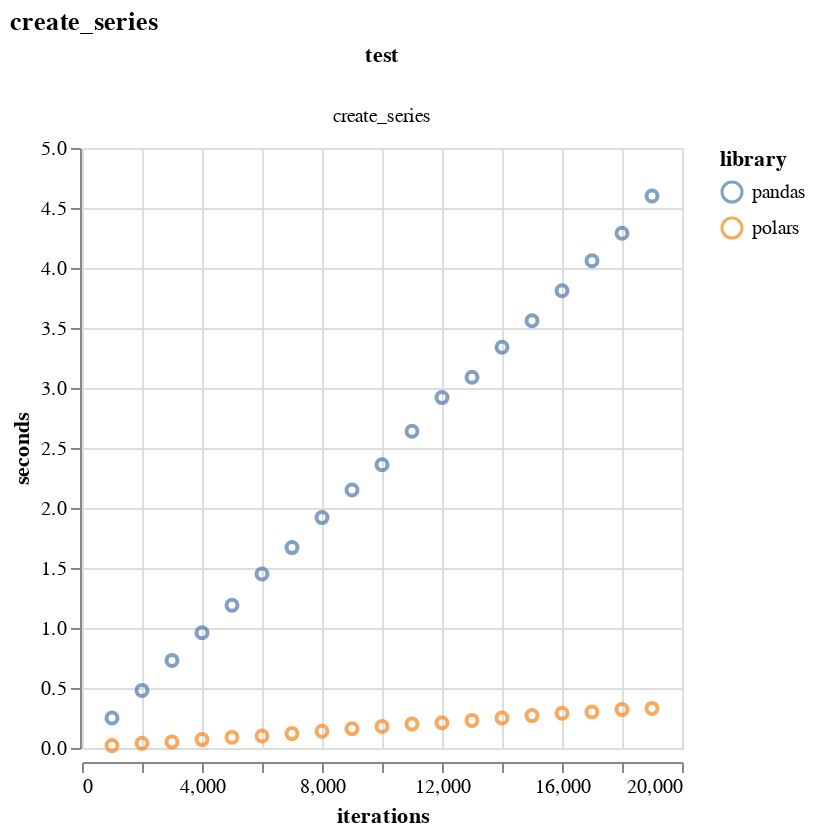

Notebook cell for this chart:
### Markdown cell above
### Plot Results

### Code cell
benchmark_df = pd.read_csv("benchmark_output.csv")
test_dict = {
    "create_series": {}
}

x_name = 'iterations'
y_name = 'seconds'

charts = []
for test_name in test_dict:  # One chart for each test
    chart = alt.Chart(benchmark_df).mark_point().encode(
        x=x_name,
        y=y_name,
        color='library:N',  # Color by library
    ).facet(
        column='test:N',  # Facet by test
        title=test_name
    )
    charts.append(chart)

combined_chart = alt.vconcat(*charts)  # Use vconcat for vertical concatenation
combined_chart.display()

### Figure 1 — Vega-Lite specification as saved in the notebook (floating-point values rounded to 4 significant figures)
{"config": {"view": {"continuousWidth": 300, "continuousHeight": 300}}, "vconcat": [{"facet": {"column": {"field": "test", "type": "nominal"}}, "spec": {"mark": {"type": "point"}, "encoding": {"color": {"field": "library", "type": "nominal"}, "x": {"field": "iterations", "type": "quantitative"}, "y": {"field": "seconds", "type": "quantitative"}}}, "title": "create_series"}], "data": {"name": "data-2c193643206ac9b313cbe0b2f1d36ad5"}, "$schema": "https://vega.github.io/schema/vega-lite/v5.16.3.json", "datasets": {"data-2c193643206ac9b313cbe0b2f1d36ad5": [{"Unnamed: 0": 0, "library": "pandas", "test": "create_series", "iterations": 1000, "seconds": 0.25}, {"Unnamed: 0": 1, "library": "polars", "test": "create_series", "iterations": 1000, "seconds": 0.02}, {"Unnamed: 0": 2, "library": "pandas", "test": "create_series", "iterations": 2000, "seconds": 0.48}, {"Unnamed: 0": 3, "library": "polars", "test": "create_series", "iterations": 2000, "seconds": 0.04}, {"Unnamed: 0": 4, "library": "pandas", "test": "create_series", "iterations": 3000, "seconds": 0.73}, {"Unnamed: 0": 5, "library": "polars", "test": "create_series", "iterations": 3000, "seconds": 0.05}, {"Unnamed: 0": 6, "library": "pandas", "test": "create_series", "iterations": 4000, "seconds": 0.96}, {"Unnamed: 0": 7, "library": "polars", "test": "create_series", "iterations": 4000, "seconds": 0.07}, {"Unnamed: 0": 8, "library": "pandas", "test": "create_series", "iterations": 5000, "seconds": 1.19}, {"Unnamed: 0": 9, "library": "polars", "test": "create_series", "iterations": 5000, "seconds": 0.09}, {"Unnamed: 0": 10, "library": "pandas", "test": "create_series", "iterations": 6000, "seconds": 1.45}, {"Unnamed: 0": 11, "library": "polars", "test": "create_series", "iterations": 6000, "seconds": 0.1}, {"Unnamed: 0": 12, "library": "pandas", "test": "create_series", "iterations": 7000, "seconds": 1.67}, {"Unnamed: 0": 13, "library": "polars", "test": "create_series", "iterations": 7000, "seconds": 0.12}, {"Unnamed: 0": 14, "library": "pandas", "test": "create_series", "iterations": 8000, "seconds": 1.92}, {"Unnamed: 0": 15, "library": "polars", "test": "create_series", "iterations": 8000, "seconds": 0.14}, {"Unnamed: 0": 16, "library": "pandas", "test": "create_series", "iterations": 9000, "seconds": 2.15}, {"Unnamed: 0": 17, "library": "polars", "test": "create_series", "iterations": 9000, "seconds": 0.16}, {"Unnamed: 0": 18, "library": "pandas", "test": "create_series", "iterations": 10000, "seconds": 2.36}, {"Unnamed: 0": 19, "library": "polars", "test": "create_series", "iterations": 10000, "seconds": 0.18}, {"Unnamed: 0": 20, "library": "pandas", "test": "create_series", "iterations": 11000, "seconds": 2.64}, {"Unnamed: 0": 21, "library": "polars", "test": "create_series", "iterations": 11000, "seconds": 0.2}, {"Unnamed: 0": 22, "library": "pandas", "test": "create_series", "iterations": 12000, "seconds": 2.92}, {"Unnamed: 0": 23, "library": "polars", "test": "create_series", "iterations": 12000, "seconds": 0.21}, {"Unnamed: 0": 24, "library": "pandas", "test": "create_series", "iterations": 13000, "seconds": 3.09}, {"Unnamed: 0": 25, "library": "polars", "test": "create_series", "iterations": 13000, "seconds": 0.23}, {"Unnamed: 0": 26, "library": "pandas", "test": "create_series", "iterations": 14000, "seconds": 3.34}, {"Unnamed: 0": 27, "library": "polars", "test": "create_series", "iterations": 14000, "seconds": 0.25}, {"Unnamed: 0": 28, "library": "pandas", "test": "create_series", "iterations": 15000, "seconds": 3.56}, {"Unnamed: 0": 29, "library": "polars", "test": "create_series", "iterations": 15000, "seconds": 0.27}, {"Unnamed: 0": 30, "library": "pandas", "test": "create_series", "iterations": 16000, "seconds": 3.81}, {"Unnamed: 0": 31, "library": "polars", "test": "create_series", "iterations": 16000, "seconds": 0.29}, {"Unnamed: 0": 32, "library": "pandas", "test": "create_series", "iterations": 17000, "seconds": 4.06}, {"Unnamed: 0": 33, "library": "polars", "test": "create_series", "iterations": 17000, "seconds": 0.3}, {"Unnamed: 0": 34, "library": "pandas", "test": "create_series", "iterations": 18000, "seconds": 4.29}, {"Unnamed: 0": 35, "library": "polars", "test": "create_series", "iterations": 18000, "seconds": 0.32}, {"Unnamed: 0": 36, "library": "pandas", "test": "create_series", "iterations": 19000, "seconds": 4.6}, {"Unnamed: 0": 37, "library": "polars", "test": "create_series", "iterations": 19000, "seconds": 0.33}]}}
